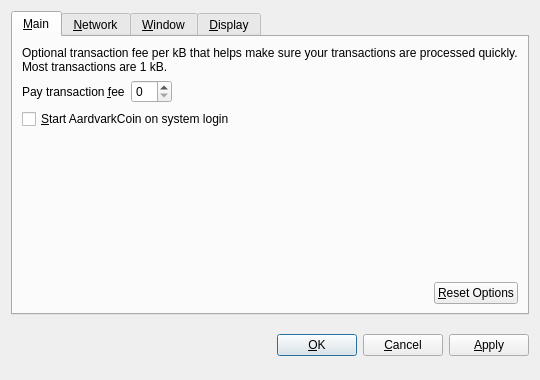
<?xml version="1.0" encoding="UTF-8"?>
<ui version="4.0">
 <class>OptionsDialog</class>
 <widget class="QDialog" name="OptionsDialog">
  <property name="geometry">
   <rect>
    <x>0</x>
    <y>0</y>
    <width>540</width>
    <height>380</height>
   </rect>
  </property>
  <property name="windowTitle">
   <string>Options</string>
  </property>
  <property name="modal">
   <bool>true</bool>
  </property>
  <layout class="QVBoxLayout" name="verticalLayout">
   <item>
    <widget class="QTabWidget" name="tabWidget">
     <property name="tabPosition">
      <enum>QTabWidget::North</enum>
     </property>
     <property name="currentIndex">
      <number>0</number>
     </property>
     <widget class="QWidget" name="tabMain">
      <attribute name="title">
       <string>&amp;Main</string>
      </attribute>
      <layout class="QVBoxLayout" name="verticalLayout_Main">
       <item>
        <widget class="QLabel" name="transactionFeeInfoLabel">
         <property name="text">
          <string>Optional transaction fee per kB that helps make sure your transactions are processed quickly. Most transactions are 1 kB.</string>
         </property>
         <property name="textFormat">
          <enum>Qt::PlainText</enum>
         </property>
         <property name="wordWrap">
          <bool>true</bool>
         </property>
        </widget>
       </item>
       <item>
        <layout class="QHBoxLayout" name="horizontalLayout_1_Main">
         <item>
          <widget class="QLabel" name="transactionFeeLabel">
           <property name="text">
            <string>Pay transaction &amp;fee</string>
           </property>
           <property name="textFormat">
            <enum>Qt::PlainText</enum>
           </property>
           <property name="buddy">
            <cstring>transactionFee</cstring>
           </property>
          </widget>
         </item>
         <item>
          <widget class="AardvarkCoinAmountField" name="transactionFee"/>
         </item>
         <item>
          <spacer name="horizontalSpacer_1_Main">
           <property name="orientation">
            <enum>Qt::Horizontal</enum>
           </property>
           <property name="sizeHint" stdset="0">
            <size>
             <width>40</width>
             <height>20</height>
            </size>
           </property>
          </spacer>
         </item>
        </layout>
       </item>
       <item>
        <widget class="QCheckBox" name="abcmintAtStartup">
         <property name="toolTip">
          <string>Automatically start AardvarkCoin after logging in to the system.</string>
         </property>
         <property name="text">
          <string>&amp;Start AardvarkCoin on system login</string>
         </property>
        </widget>
       </item>
       <item>
        <spacer name="verticalSpacer_Main">
         <property name="orientation">
          <enum>Qt::Vertical</enum>
         </property>
         <property name="sizeHint" stdset="0">
          <size>
           <width>20</width>
           <height>40</height>
          </size>
         </property>
        </spacer>
       </item>
       <item>
        <layout class="QHBoxLayout" name="horizontalLayout_2_Main">
         <item>
          <spacer name="horizontalSpacer_2_Main">
           <property name="orientation">
            <enum>Qt::Horizontal</enum>
           </property>
           <property name="sizeHint" stdset="0">
            <size>
             <width>40</width>
             <height>20</height>
            </size>
           </property>
          </spacer>
         </item>
         <item>
          <widget class="QPushButton" name="resetButton">
           <property name="toolTip">
            <string>Reset all client options to default.</string>
           </property>
           <property name="text">
            <string>&amp;Reset Options</string>
           </property>
           <property name="autoDefault">
            <bool>false</bool>
           </property>
          </widget>
         </item>
        </layout>
       </item>
      </layout>
     </widget>
     <widget class="QWidget" name="tabNetwork">
      <attribute name="title">
       <string>&amp;Network</string>
      </attribute>
      <layout class="QVBoxLayout" name="verticalLayout_Network">
       <item>
        <widget class="QCheckBox" name="mapPortUpnp">
         <property name="toolTip">
          <string>Automatically open the AardvarkCoin client port on the router. This only works when your router supports UPnP and it is enabled.</string>
         </property>
         <property name="text">
          <string>Map port using &amp;UPnP</string>
         </property>
        </widget>
       </item>
       <item>
        <widget class="QCheckBox" name="connectSocks">
         <property name="toolTip">
          <string>Connect to the AardvarkCoin network through a SOCKS proxy (e.g. when connecting through Tor).</string>
         </property>
         <property name="text">
          <string>&amp;Connect through SOCKS proxy:</string>
         </property>
        </widget>
       </item>
       <item>
        <layout class="QHBoxLayout" name="horizontalLayout_Network">
         <item>
          <widget class="QLabel" name="proxyIpLabel">
           <property name="text">
            <string>Proxy &amp;IP:</string>
           </property>
           <property name="textFormat">
            <enum>Qt::PlainText</enum>
           </property>
           <property name="buddy">
            <cstring>proxyIp</cstring>
           </property>
          </widget>
         </item>
         <item>
          <widget class="QValidatedLineEdit" name="proxyIp">
           <property name="maximumSize">
            <size>
             <width>140</width>
             <height>16777215</height>
            </size>
           </property>
           <property name="toolTip">
            <string>IP address of the proxy (e.g. 127.0.0.1)</string>
           </property>
          </widget>
         </item>
         <item>
          <widget class="QLabel" name="proxyPortLabel">
           <property name="text">
            <string>&amp;Port:</string>
           </property>
           <property name="textFormat">
            <enum>Qt::PlainText</enum>
           </property>
           <property name="buddy">
            <cstring>proxyPort</cstring>
           </property>
          </widget>
         </item>
         <item>
          <widget class="QLineEdit" name="proxyPort">
           <property name="maximumSize">
            <size>
             <width>55</width>
             <height>16777215</height>
            </size>
           </property>
           <property name="toolTip">
            <string>Port of the proxy (e.g. 9050)</string>
           </property>
          </widget>
         </item>
         <item>
          <widget class="QLabel" name="socksVersionLabel">
           <property name="text">
            <string>SOCKS &amp;Version:</string>
           </property>
           <property name="textFormat">
            <enum>Qt::PlainText</enum>
           </property>
           <property name="buddy">
            <cstring>socksVersion</cstring>
           </property>
          </widget>
         </item>
         <item>
          <widget class="QValueComboBox" name="socksVersion">
           <property name="toolTip">
            <string>SOCKS version of the proxy (e.g. 5)</string>
           </property>
          </widget>
         </item>
         <item>
          <spacer name="horizontalSpacer_Network">
           <property name="orientation">
            <enum>Qt::Horizontal</enum>
           </property>
           <property name="sizeHint" stdset="0">
            <size>
             <width>40</width>
             <height>20</height>
            </size>
           </property>
          </spacer>
         </item>
        </layout>
       </item>
       <item>
        <spacer name="verticalSpacer_Network">
         <property name="orientation">
          <enum>Qt::Vertical</enum>
         </property>
         <property name="sizeHint" stdset="0">
          <size>
           <width>20</width>
           <height>40</height>
          </size>
         </property>
        </spacer>
       </item>
      </layout>
     </widget>
     <widget class="QWidget" name="tabWindow">
      <attribute name="title">
       <string>&amp;Window</string>
      </attribute>
      <layout class="QVBoxLayout" name="verticalLayout_Window">
       <item>
        <widget class="QCheckBox" name="minimizeToTray">
         <property name="toolTip">
          <string>Show only a tray icon after minimizing the window.</string>
         </property>
         <property name="text">
          <string>&amp;Minimize to the tray instead of the taskbar</string>
         </property>
        </widget>
       </item>
       <item>
        <widget class="QCheckBox" name="minimizeOnClose">
         <property name="toolTip">
          <string>Minimize instead of exit the application when the window is closed. When this option is enabled, the application will be closed only after selecting Quit in the menu.</string>
         </property>
         <property name="text">
          <string>M&amp;inimize on close</string>
         </property>
        </widget>
       </item>
       <item>
        <spacer name="verticalSpacer_Window">
         <property name="orientation">
          <enum>Qt::Vertical</enum>
         </property>
         <property name="sizeHint" stdset="0">
          <size>
           <width>20</width>
           <height>40</height>
          </size>
         </property>
        </spacer>
       </item>
      </layout>
     </widget>
     <widget class="QWidget" name="tabDisplay">
      <attribute name="title">
       <string>&amp;Display</string>
      </attribute>
      <layout class="QVBoxLayout" name="verticalLayout_Display">
       <item>
        <layout class="QHBoxLayout" name="horizontalLayout_1_Display">
         <item>
          <widget class="QLabel" name="langLabel">
           <property name="text">
            <string>User Interface &amp;language:</string>
           </property>
           <property name="textFormat">
            <enum>Qt::PlainText</enum>
           </property>
           <property name="buddy">
            <cstring>lang</cstring>
           </property>
          </widget>
         </item>
         <item>
          <widget class="QValueComboBox" name="lang">
           <property name="toolTip">
            <string>The user interface language can be set here. This setting will take effect after restarting AardvarkCoin.</string>
           </property>
          </widget>
         </item>
        </layout>
       </item>
       <item>
        <layout class="QHBoxLayout" name="horizontalLayout_2_Display">
         <item>
          <widget class="QLabel" name="unitLabel">
           <property name="text">
            <string>&amp;Unit to show amounts in:</string>
           </property>
           <property name="textFormat">
            <enum>Qt::PlainText</enum>
           </property>
           <property name="buddy">
            <cstring>unit</cstring>
           </property>
          </widget>
         </item>
         <item>
          <widget class="QValueComboBox" name="unit">
           <property name="toolTip">
            <string>Choose the default subdivision unit to show in the interface and when sending coins.</string>
           </property>
          </widget>
         </item>
        </layout>
       </item>
       <item>
        <widget class="QCheckBox" name="displayAddresses">
         <property name="toolTip">
          <string>Whether to show AardvarkCoin addresses in the transaction list or not.</string>
         </property>
         <property name="text">
          <string>&amp;Display addresses in transaction list</string>
         </property>
        </widget>
       </item>
       <item>
        <spacer name="verticalSpacer_Display">
         <property name="orientation">
          <enum>Qt::Vertical</enum>
         </property>
         <property name="sizeHint" stdset="0">
          <size>
           <width>20</width>
           <height>40</height>
          </size>
         </property>
        </spacer>
       </item>
      </layout>
     </widget>
    </widget>
   </item>
   <item>
    <layout class="QHBoxLayout" name="horizontalLayout_Buttons">
     <item>
      <spacer name="horizontalSpacer_1">
       <property name="orientation">
        <enum>Qt::Horizontal</enum>
       </property>
       <property name="sizeHint" stdset="0">
        <size>
         <width>40</width>
         <height>48</height>
        </size>
       </property>
      </spacer>
     </item>
     <item>
      <widget class="QLabel" name="statusLabel">
       <property name="font">
        <font>
         <weight>75</weight>
         <bold>true</bold>
        </font>
       </property>
       <property name="text">
        <string/>
       </property>
       <property name="textFormat">
        <enum>Qt::PlainText</enum>
       </property>
       <property name="wordWrap">
        <bool>true</bool>
       </property>
      </widget>
     </item>
     <item>
      <spacer name="horizontalSpacer_2">
       <property name="orientation">
        <enum>Qt::Horizontal</enum>
       </property>
       <property name="sizeHint" stdset="0">
        <size>
         <width>40</width>
         <height>48</height>
        </size>
       </property>
      </spacer>
     </item>
     <item>
      <widget class="QPushButton" name="okButton">
       <property name="text">
        <string>&amp;OK</string>
       </property>
      </widget>
     </item>
     <item>
      <widget class="QPushButton" name="cancelButton">
       <property name="text">
        <string>&amp;Cancel</string>
       </property>
       <property name="autoDefault">
        <bool>false</bool>
       </property>
      </widget>
     </item>
     <item>
      <widget class="QPushButton" name="applyButton">
       <property name="text">
        <string>&amp;Apply</string>
       </property>
       <property name="autoDefault">
        <bool>false</bool>
       </property>
      </widget>
     </item>
    </layout>
   </item>
  </layout>
 </widget>
 <customwidgets>
  <customwidget>
   <class>AardvarkCoinAmountField</class>
   <extends>QSpinBox</extends>
   <header>abcmintamountfield.h</header>
  </customwidget>
  <customwidget>
   <class>QValueComboBox</class>
   <extends>QComboBox</extends>
   <header>qvaluecombobox.h</header>
  </customwidget>
  <customwidget>
   <class>QValidatedLineEdit</class>
   <extends>QLineEdit</extends>
   <header>qvalidatedlineedit.h</header>
  </customwidget>
 </customwidgets>
 <resources/>
 <connections/>
</ui>
